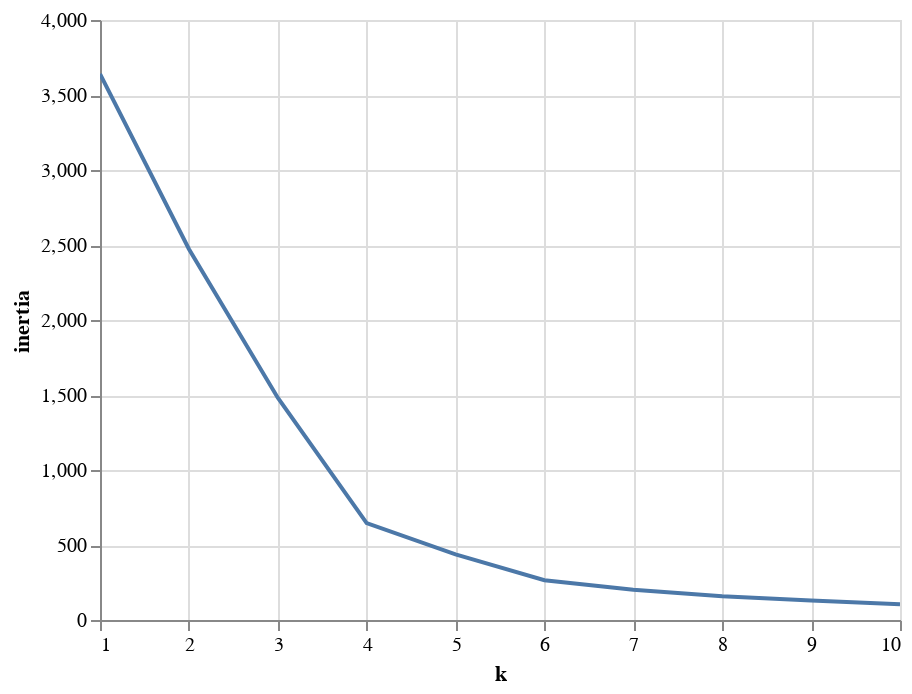

The code cell stored with this chart in its notebook:
### Markdown cell above
### Clustering Crytocurrencies Using K-Means

#### Find the Best Value for `k` Using the Elbow Curve

### Code cell
inertia = []
k = list(range(1, 11))

# Calculate the inertia for the range of k values
for i in k:
    km = KMeans(n_clusters=i, random_state=0)
    km.fit(pcs_df)
    inertia.append(km.inertia_)

# Creating the Elbow Curve
elbow_data = {"k": k, "inertia": inertia}
df_elbow = pd.DataFrame(elbow_data)
alt.Chart(df_elbow).mark_line().encode(
    x='k',
    y='inertia',
).interactive()

### Figure 1 — Vega-Lite specification as saved in the notebook (floating-point values rounded to 4 significant figures)
{"config": {"view": {"continuousWidth": 400, "continuousHeight": 300}}, "data": {"name": "data-8f95fde445953cb2dfa0c8c42df41e72"}, "mark": "line", "encoding": {"x": {"type": "quantitative", "field": "k"}, "y": {"type": "quantitative", "field": "inertia"}}, "selection": {"selector001": {"type": "interval", "bind": "scales", "encodings": ["x", "y"]}}, "$schema": "https://vega.github.io/schema/vega-lite/v4.8.1.json", "datasets": {"data-8f95fde445953cb2dfa0c8c42df41e72": [{"k": 1, "inertia": 3640.0}, {"k": 2, "inertia": 2474.0}, {"k": 3, "inertia": 1482.0}, {"k": 4, "inertia": 646.2}, {"k": 5, "inertia": 438.0}, {"k": 6, "inertia": 265.5}, {"k": 7, "inertia": 201.0}, {"k": 8, "inertia": 157.9}, {"k": 9, "inertia": 129.3}, {"k": 10, "inertia": 105.2}]}}
